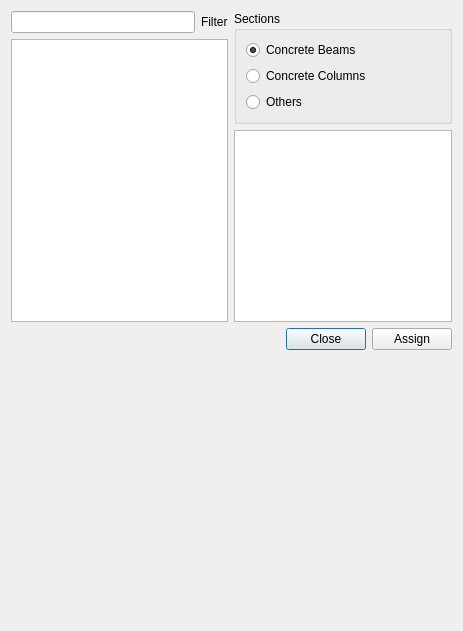
<?xml version="1.0" encoding="UTF-8"?>
<ui version="4.0">
 <class>Dialog</class>
 <widget class="QDialog" name="Dialog">
  <property name="geometry">
   <rect>
    <x>0</x>
    <y>0</y>
    <width>463</width>
    <height>631</height>
   </rect>
  </property>
  <property name="windowTitle">
   <string>Assign Frame Sections</string>
  </property>
  <property name="windowIcon">
   <iconset>
    <normaloff>:/cfactor/images/assign_frame_section.svg</normaloff>:/cfactor/images/assign_frame_section.svg</iconset>
  </property>
  <layout class="QVBoxLayout" name="verticalLayout_3">
   <item>
    <layout class="QHBoxLayout" name="horizontalLayout_3">
     <item>
      <layout class="QVBoxLayout" name="verticalLayout">
       <item>
        <layout class="QHBoxLayout" name="horizontalLayout_2">
         <item>
          <widget class="QLineEdit" name="filter_line"/>
         </item>
         <item>
          <widget class="QLabel" name="label">
           <property name="text">
            <string>Filter</string>
           </property>
          </widget>
         </item>
        </layout>
       </item>
       <item>
        <widget class="QListWidget" name="sections">
         <property name="selectionMode">
          <enum>QAbstractItemView::SingleSelection</enum>
         </property>
        </widget>
       </item>
      </layout>
     </item>
     <item>
      <layout class="QVBoxLayout" name="verticalLayout_2">
       <item>
        <widget class="QGroupBox" name="groupBox_2">
         <property name="title">
          <string>Sections</string>
         </property>
         <layout class="QGridLayout" name="gridLayout">
          <item row="2" column="0">
           <widget class="QRadioButton" name="columns">
            <property name="text">
             <string>Concrete Columns</string>
            </property>
           </widget>
          </item>
          <item row="1" column="0">
           <widget class="QRadioButton" name="beams">
            <property name="text">
             <string>Concrete Beams</string>
            </property>
            <property name="checked">
             <bool>true</bool>
            </property>
           </widget>
          </item>
          <item row="3" column="0">
           <widget class="QRadioButton" name="all_sections">
            <property name="text">
             <string>Others</string>
            </property>
            <property name="checked">
             <bool>false</bool>
            </property>
           </widget>
          </item>
         </layout>
        </widget>
       </item>
       <item>
        <widget class="QListWidget" name="stories">
         <property name="selectionMode">
          <enum>QAbstractItemView::MultiSelection</enum>
         </property>
        </widget>
       </item>
      </layout>
     </item>
    </layout>
   </item>
   <item>
    <layout class="QHBoxLayout" name="horizontalLayout">
     <item>
      <spacer name="horizontalSpacer">
       <property name="orientation">
        <enum>Qt::Horizontal</enum>
       </property>
       <property name="sizeHint" stdset="0">
        <size>
         <width>40</width>
         <height>20</height>
        </size>
       </property>
      </spacer>
     </item>
     <item>
      <widget class="QPushButton" name="close_button">
       <property name="text">
        <string>Close</string>
       </property>
      </widget>
     </item>
     <item>
      <widget class="QPushButton" name="assign_button">
       <property name="text">
        <string>Assign</string>
       </property>
      </widget>
     </item>
    </layout>
   </item>
   <item>
    <spacer name="verticalSpacer">
     <property name="orientation">
      <enum>Qt::Vertical</enum>
     </property>
     <property name="sizeHint" stdset="0">
      <size>
       <width>20</width>
       <height>40</height>
      </size>
     </property>
    </spacer>
   </item>
  </layout>
 </widget>
 <resources/>
 <connections/>
</ui>
